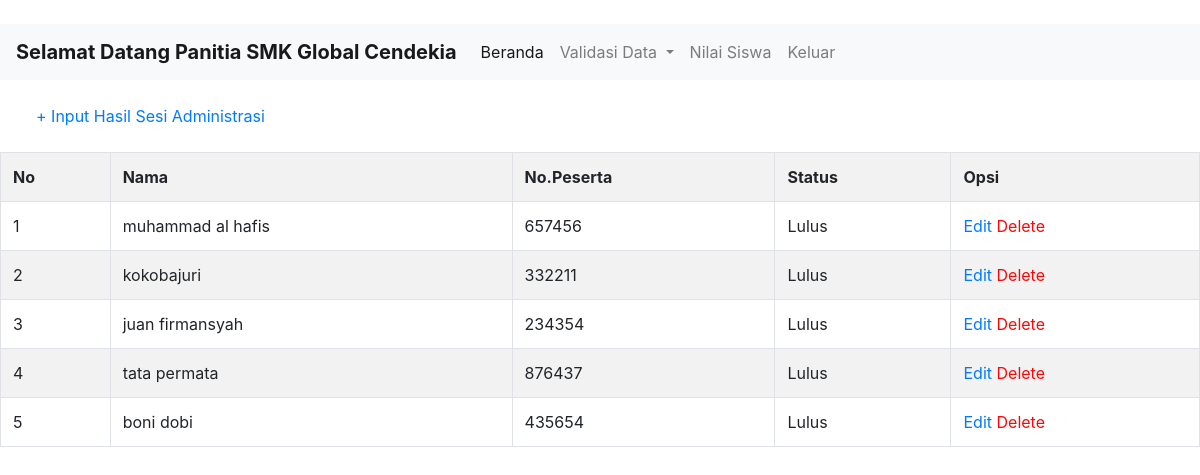
/administrasi.php (signed in), run on the app's committed database.
### tables this page shows
CREATE TABLE `administrasi` (
  `id` int(30) NOT NULL,
  `nama` varchar(30) NOT NULL,
  `no_peserta` int(30) NOT NULL,
  `status` varchar(30) NOT NULL
);

### administrasi.php (the view, shortened to what this page needs)
<!DOCTYPE html>
<html>
<head>
    <link rel="stylesheet" type="text/css" href="css/bootstrap.css">
</head>
<body>
<br/>
<nav class="navbar navbar-expand-lg navbar-light bg-light">
<a class="navbar-brand" href="#"><b> Selamat Datang Panitia SMK Global Cendekia</b></a>
 <div class="collapse navbar-collapse" id="navbarSupportedContent">
   <ul class="navbar-nav mr-auto">
   <li class="nav-item active">
       <a class="nav-link" href="panitia.php">Beranda<span class="sr-only">(current)</span></a>
     </li>
     <li class="nav-item dropdown">
            <a class="nav-link dropdown-toggle" href="#" id="navbarDropdown" role="button" data-toggle="dropdown" aria-haspopup="true" aria-expanded="false">
                    Validasi Data
            </a>
                </li>
     <li class="nav-item">
       <a class="nav-link" href="nilai.php">Nilai Siswa</a>
     </li>
     <li class="nav-item">
       <a class="nav-link" href="login.php" >Keluar</a>
     </li>
   </ul>
</div>
</nav>
<br/>
<a style="margin-left:3%;" href="inputadministrasi.php">+ Input Hasil Sesi Administrasi</a></br></br>
    <div table-responsive>
<table class="table table-bordered table-striped table-hover" border="1">
    <tr>
    <th>No</th>
    <th>Nama</th>
    <th>No.Peserta</th>
    <th>Status</th>
    <th>Opsi</th>
    </tr>
                <?php
                    include 'koneksi.php';
                    $data = mysqli_query($conn,"SELECT * from administrasi");
                    $no = 1;
                    while($d = mysqli_fetch_array($data)){
                        ?>
                   <tr>
                            <td><?php echo $no++; ?></td>
                            <td><?php echo $d['nama']; ?></td>
                            <td><?php echo $d['no_peserta']; ?></td>
                            <td><?php echo $d['status']; ?></td>
                            <td>
                            <a href="editadministrasi.php?id=<?php echo $d['id']; ?>">Edit</a>
                            <a style="color: #fc0606;;" href="deleteadministrasi.php?id=<?php echo $d['id']; ?>">Delete</a>
                            </td>
                    </tr>
                   <?php }?>
            </table>
    </div>
</body>
</html>

### data on the page
administrasi: nama "muhammad al hafis", no_peserta "657456", status "Lulus"
administrasi: nama "kokobajuri", no_peserta "332211", status "Lulus"
administrasi: nama "juan firmansyah", no_peserta "234354", status "Lulus"
administrasi: nama "tata permata", no_peserta "876437", status "Lulus"
administrasi: nama "boni dobi", no_peserta "435654", status "Lulus"
